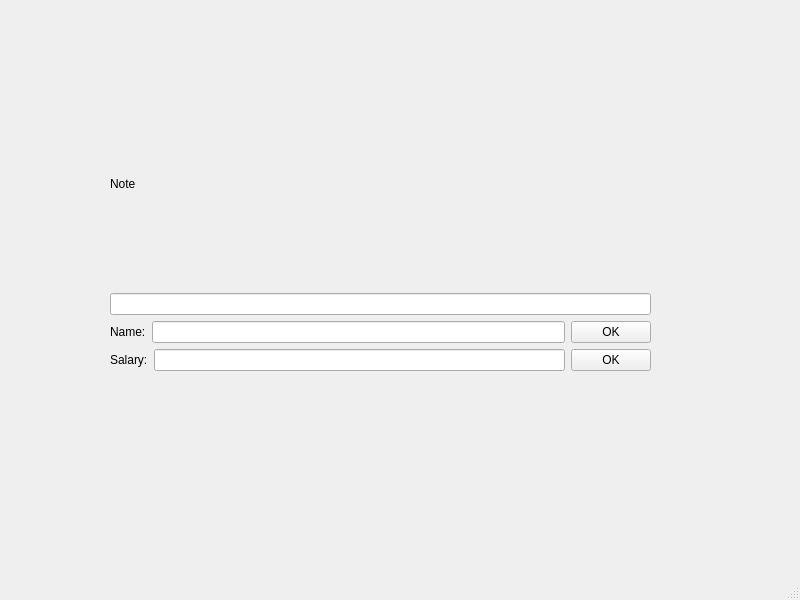
<?xml version="1.0" encoding="UTF-8"?>
<ui version="4.0">
 <class>MainWindow</class>
 <widget class="QMainWindow" name="MainWindow">
  <property name="geometry">
   <rect>
    <x>0</x>
    <y>0</y>
    <width>800</width>
    <height>600</height>
   </rect>
  </property>
  <property name="windowTitle">
   <string>MainWindow</string>
  </property>
  <widget class="QWidget" name="centralwidget">
   <widget class="QWidget" name="">
    <property name="geometry">
     <rect>
      <x>110</x>
      <y>80</y>
      <width>541</width>
      <height>291</height>
     </rect>
    </property>
    <layout class="QVBoxLayout" name="verticalLayout">
     <item>
      <widget class="QLabel" name="label">
       <property name="text">
        <string>Note</string>
       </property>
      </widget>
     </item>
     <item>
      <widget class="QLineEdit" name="lineEdit"/>
     </item>
     <item>
      <layout class="QHBoxLayout" name="horizontalLayout">
       <item>
        <widget class="QLabel" name="label_2">
         <property name="text">
          <string>Name:</string>
         </property>
        </widget>
       </item>
       <item>
        <widget class="QLineEdit" name="lineEdit_2"/>
       </item>
       <item>
        <widget class="QPushButton" name="pushButton">
         <property name="text">
          <string>OK</string>
         </property>
        </widget>
       </item>
      </layout>
     </item>
     <item>
      <layout class="QHBoxLayout" name="horizontalLayout_2">
       <item>
        <widget class="QLabel" name="label_3">
         <property name="text">
          <string>Salary:</string>
         </property>
        </widget>
       </item>
       <item>
        <widget class="QLineEdit" name="lineEdit_3"/>
       </item>
       <item>
        <widget class="QPushButton" name="pushButton_2">
         <property name="text">
          <string>OK</string>
         </property>
        </widget>
       </item>
      </layout>
     </item>
    </layout>
   </widget>
  </widget>
  <widget class="QMenuBar" name="menubar">
   <property name="geometry">
    <rect>
     <x>0</x>
     <y>0</y>
     <width>800</width>
     <height>22</height>
    </rect>
   </property>
  </widget>
  <widget class="QStatusBar" name="statusbar"/>
 </widget>
 <resources/>
 <connections/>
</ui>
